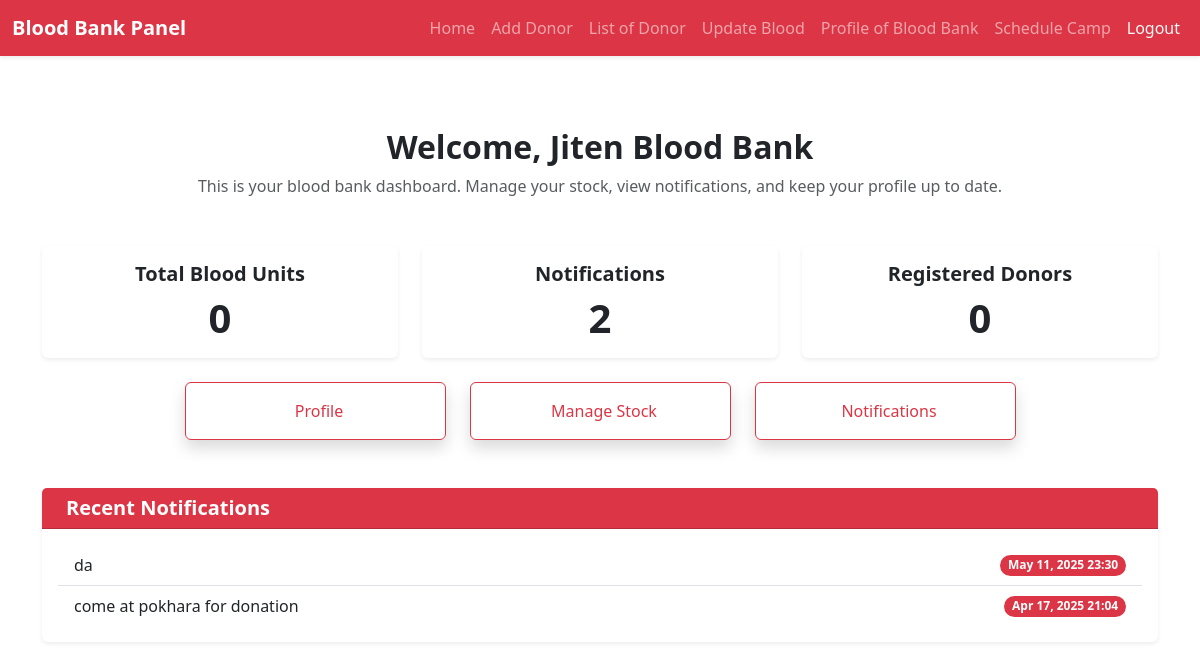
The page /bloodbank/home/ (signed in) on the database as committed earlier.
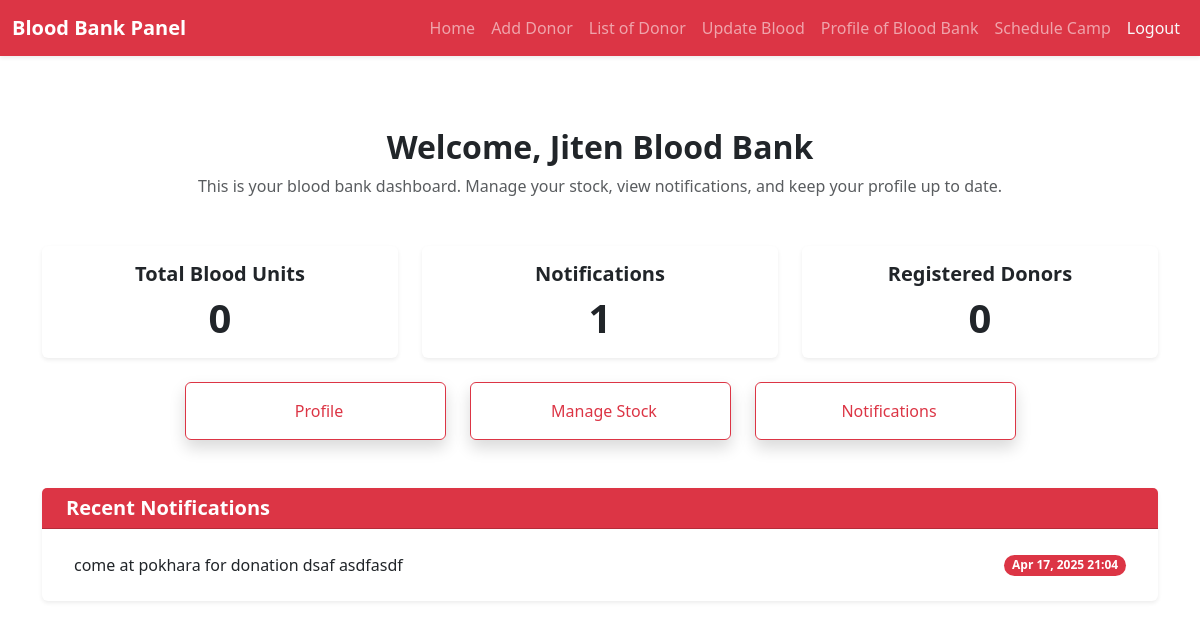
The same page on the database as committed later.
### core/models.py (models this page shows, shortened)
class Notification(models.Model):
    title = models.CharField(max_length=200)
    message = models.TextField()
    created_at = models.DateTimeField(auto_now_add=True)

### core/views.py (the view)
# urls.py: path('bloodbank/home/', views.bloodbank_home, name='bloodbank_home'),
def bloodbank_home(request):
    user_id = request.session.get('bloodbank_user_id')
    if not user_id:
        return redirect('raktasewa_login')
    bloodbank = BloodBankRegistration.objects.get(id=user_id)
    total_units = BloodStock.objects.filter(bloodbank=bloodbank).aggregate(total=models.Sum('units'))['total'] or 0
    notifications = Notification.objects.filter(bloodbank=bloodbank).order_by('-created_at') if hasattr(Notification, 'bloodbank') else Notification.objects.all().order_by('-created_at')
    donor_count = Donor.objects.filter(bloodbank=bloodbank).count() if hasattr(Donor, 'bloodbank') else Donor.objects.count()
    context = {
        'user': bloodbank,
        'total_units': total_units,
        'notifications': notifications,
        'donor_count': donor_count,
    }
    return render(request, 'bloodbank_home.html', context)

### templates/bloodbank_home.html (shortened to what this page needs)
{% extends 'base2.html' %}
{% block content %}
<div class="container my-5">
  <div class="text-center mb-5">
    <h2 class="fw-bold">Welcome, {{ user.blood_bank_name }}</h2>
    <p class="text-muted mb-0">This is your blood bank dashboard. Manage your stock, view notifications, and keep your profile up to date.</p>
  </div>
  <div class="row mb-4 g-4 justify-content-center">
    <div class="col-md-4">
      <div class="card shadow-sm border-0 text-center">
        <div class="card-body">
          <h5 class="fw-bold">Total Blood Units</h5>
          <div class="display-6 fw-bold">{{ total_units }}</div>
        </div>
      </div>
    </div>
    <div class="col-md-4">
      <div class="card shadow-sm border-0 text-center">
        <div class="card-body">
          <h5 class="fw-bold">Notifications</h5>
          <div class="display-6 fw-bold">{{ notifications|length }}</div>
        </div>
      </div>
    </div>
    <div class="col-md-4">
      <div class="card shadow-sm border-0 text-center">
        <div class="card-body">
          <h5 class="fw-bold">Registered Donors</h5>
          <div class="display-6 fw-bold">{{ donor_count }}</div>
        </div>
      </div>
    </div>
  </div>
  <div class="row mb-5 g-4 justify-content-center">
    <div class="col-md-3">
      <a href="{% url 'bloodbank_profile' %}" class="btn btn-outline-danger w-100 py-3 shadow">Profile</a>
    </div>
    <div class="col-md-3">
      <a href="{% url 'bloodbank_dashboard' %}" class="btn btn-outline-danger w-100 py-3 shadow">Manage Stock</a>
    </div>
    <div class="col-md-3">
      <a href="{% url 'notification' %}" class="btn btn-outline-danger w-100 py-3 shadow">Notifications</a>
    </div>
  </div>
  <div class="card shadow-sm border-0 mb-4">
    <div class="card-header bg-danger text-white d-flex align-items-center">
      <h5 class="mb-0 fw-bold">Recent Notifications</h5>
    </div>
    <div class="card-body">
      {% if notifications %}
      <ul class="list-group list-group-flush">
        {% for note in notifications|slice:":5" %}
        <li class="list-group-item d-flex justify-content-between align-items-center">
          <span>{{ note.message }}</span>
          <span class="badge bg-danger rounded-pill">{{ note.created_at|date:"M d, Y H:i" }}</span>
        </li>
        {% endfor %}
      </ul>
      {% else %}
      <div class="text-center py-4">
        <i class="bi bi-emoji-frown text-secondary fs-1 mb-2"></i>
        <h6 class="text-muted">No notifications yet.</h6>
      </div>
      {% endif %}
    </div>
  </div>
</div>
{% endblock %}

Rows that differ between the two databases and show on the page:
removed Notification: message "da", created_at "May 11, 2025 23:30"
changed Notification: message "come at pokhara for donation" → "come at pokhara for donation dsaf asdfasdf"
Other text that changed with them:
{{ notifications|length }}: "2" → "1"
